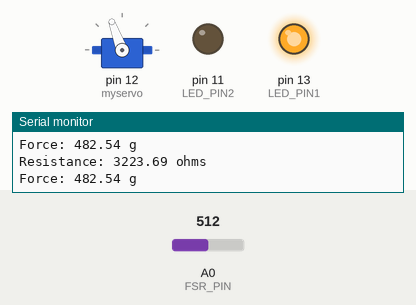
Simulated run of this sketch. Board: Arduino Uno, built with avr-gcc and run on an emulated ATmega328P. Shown: servo, output pins drawn as LEDs (lit = HIGH), the last lines printed to the serial monitor. Inputs (shaded band) come from the test bench; at power-on: A0 (FSR_PIN) = 512.

Above: at 3.5 s.
3.6 s: A0 (FSR_PIN) set to 0
At 3.89 s:
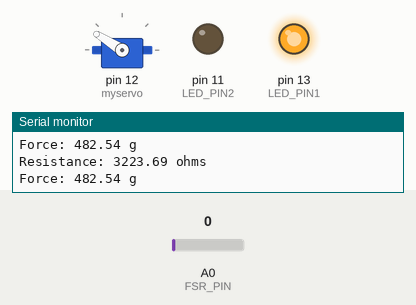
At 5.7 s:
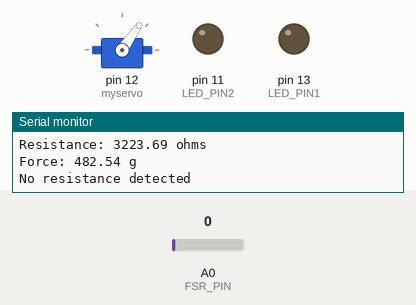
8.2 s: A0 (FSR_PIN) set to 190
At 8.49 s:
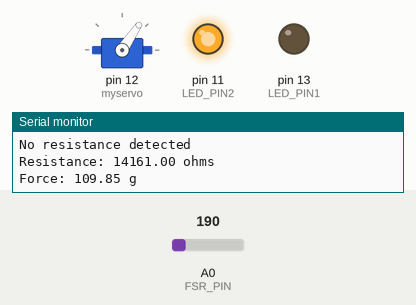
11.8 s: A0 (FSR_PIN) set to 0
Timing chart, 0 to 71.6 s (numbered marks = the images above; inputs shaded):
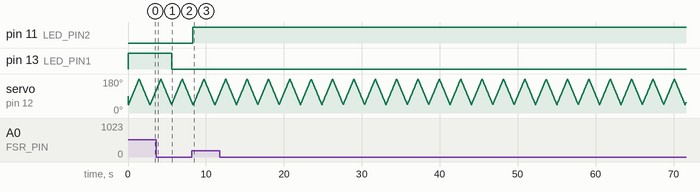

Measured:
- after the input at 3.6 s, pin 13 (LED_PIN1): HIGH → LOW after 2.0 s
- after the input at 8.2 s, pin 11 (LED_PIN2): LOW → HIGH after 0.13 s

The sketch:

combinetest.ino
```cpp
#include <Servo.h>

Servo myservo;  // create servo object to control a servo
// twelve servo objects can be created on most boards

int pos = 0;    // variable to store the servo position

const int FSR_PIN = A0; // Pin connected to FSR/resistor divider
const int LED_PIN1 = 13;
const int LED_PIN2 = 11;
//const int LED_PIN3 = 4;
const float VCC = 4.98; // Measured voltage of Ardunio 5V line
const float R_DIV = 3230.0; // Measured resistance of 3.3k resistor

void setup()
{
  Serial.begin(9600);
  pinMode(FSR_PIN, INPUT);
  pinMode(LED_PIN1, OUTPUT);
  myservo.attach(12);  // attaches the servo on pin 9 to the servo object
  pinMode(LED_PIN2, OUTPUT);
//  pinMode(LED_PIN3, OUTPUT);
}

void loop()
{
  int fsrADC = analogRead(FSR_PIN);
  // If the FSR has no pressure, the resistance will be
  // near infinite. So the voltage should be near 0.
  if (fsrADC != 0) // If the analog reading is non-zero
  {
    // Use ADC reading to calculate voltage:
    float fsrV = fsrADC * VCC / 1023.0;
    // Use voltage and static resistor value to
    // calculate FSR resistance:
    float fsrR = R_DIV * (VCC / fsrV - 1.0);
    Serial.println("Resistance: " + String(fsrR) + " ohms");
    // Guesstimate force based on slopes in figure 3 of
    // FSR datasheet:
    float force;
    float fsrG = 1.0 / fsrR; // Calculate conductance
    // Break parabolic curve down into two linear slopes:
    if (fsrR <= 600)
      force = (fsrG - 0.00075) / 0.00000032639;
    else
      force =  fsrG / 0.000000642857;
    Serial.println("Force: " + String(force) + " g");
    Serial.println();
    if(force>100)
    {
       digitalWrite(LED_PIN1,LOW);
       digitalWrite(LED_PIN2,HIGH);
    }
    if(force>200)
    {
      digitalWrite(LED_PIN1,HIGH);
      digitalWrite(LED_PIN2,LOW);
    }
//
//      digitalWrite(LED_PIN2,LOW);
//      digitalWrite(LED_PIN3,LOW);}
//    if(force>20)
//    {
//      digitalWrite(LED_PIN1,HIGH);
//      digitalWrite(LED_PIN2,LOW);
//      digitalWrite(LED_PIN3,LOW);
//
//    }
//    if(force>100)
//    {
//      digitalWrite(LED_PIN2,HIGH);
//      digitalWrite(LED_PIN1,LOW);
//      digitalWrite(LED_PIN3,LOW);
//    }
//    if(force>1000)
//    {
//      digitalWrite(LED_PIN3,HIGH);
//      digitalWrite(LED_PIN2,LOW);
//      digitalWrite(LED_PIN1,LOW);
//    }
//
    delay(50);
//    }

  }
  else
  {
    Serial.println("No resistance detected");
    digitalWrite(LED_PIN1,LOW);
  }

  for (pos = 45; pos <= 180; pos += 1) { // goes from 0 degrees to 180 degrees
    // in steps of 1 degree
    myservo.write(pos);              // tell servo to go to position in variable 'pos'
    delay(10);                       // waits 15ms for the servo to reach the position
  }
  for (pos = 180; pos >= 45; pos -= 1) { // goes from 180 degrees to 0 degrees
    myservo.write(pos);              // tell servo to go to posit ion in variable 'pos'
    delay(10);                       // waits 15ms for the servo to reach the position
  }
}
```
